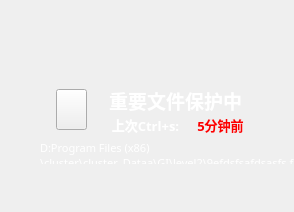
<?xml version="1.0" encoding="UTF-8"?>
<ui version="4.0">
 <class>MainWindow</class>
 <widget class="QMainWindow" name="MainWindow">
  <property name="geometry">
   <rect>
    <x>0</x>
    <y>0</y>
    <width>294</width>
    <height>212</height>
   </rect>
  </property>
  <property name="font">
   <font>
    <weight>75</weight>
    <bold>true</bold>
   </font>
  </property>
  <property name="windowTitle">
   <string>MainWindow</string>
  </property>
  <property name="animated">
   <bool>true</bool>
  </property>
  <property name="documentMode">
   <bool>false</bool>
  </property>
  <property name="tabShape">
   <enum>QTabWidget::Rounded</enum>
  </property>
  <property name="dockNestingEnabled">
   <bool>false</bool>
  </property>
  <property name="unifiedTitleAndToolBarOnMac">
   <bool>false</bool>
  </property>
  <widget class="QWidget" name="centralwidget">
   <widget class="QLabel" name="label_4">
    <property name="geometry">
     <rect>
      <x>10</x>
      <y>50</y>
      <width>271</width>
      <height>151</height>
     </rect>
    </property>
    <property name="text">
     <string/>
    </property>
    <property name="pixmap">
     <pixmap>images/bg.png</pixmap>
    </property>
    <property name="scaledContents">
     <bool>true</bool>
    </property>
   </widget>
   <widget class="QLabel" name="importantFileLab">
    <property name="geometry">
     <rect>
      <x>100</x>
      <y>80</y>
      <width>151</width>
      <height>41</height>
     </rect>
    </property>
    <property name="palette">
     <palette>
      <active>
       <colorrole role="WindowText">
        <brush brushstyle="SolidPattern">
         <color alpha="255">
          <red>255</red>
          <green>255</green>
          <blue>255</blue>
         </color>
        </brush>
       </colorrole>
      </active>
      <inactive>
       <colorrole role="WindowText">
        <brush brushstyle="SolidPattern">
         <color alpha="255">
          <red>255</red>
          <green>255</green>
          <blue>255</blue>
         </color>
        </brush>
       </colorrole>
      </inactive>
      <disabled>
       <colorrole role="WindowText">
        <brush brushstyle="SolidPattern">
         <color alpha="255">
          <red>120</red>
          <green>120</green>
          <blue>120</blue>
         </color>
        </brush>
       </colorrole>
      </disabled>
     </palette>
    </property>
    <property name="font">
     <font>
      <family>幼圆</family>
      <pointsize>14</pointsize>
      <weight>75</weight>
      <bold>true</bold>
     </font>
    </property>
    <property name="layoutDirection">
     <enum>Qt::RightToLeft</enum>
    </property>
    <property name="text">
     <string>重要文件保护中</string>
    </property>
    <property name="textFormat">
     <enum>Qt::RichText</enum>
    </property>
    <property name="alignment">
     <set>Qt::AlignCenter</set>
    </property>
   </widget>
   <widget class="QLabel" name="CtrlsButton">
    <property name="geometry">
     <rect>
      <x>80</x>
      <y>20</y>
      <width>141</width>
      <height>65</height>
     </rect>
    </property>
    <property name="text">
     <string/>
    </property>
    <property name="pixmap">
     <pixmap>images/keyboard.png</pixmap>
    </property>
    <property name="scaledContents">
     <bool>true</bool>
    </property>
   </widget>
   <widget class="QLabel" name="Number_3">
    <property name="geometry">
     <rect>
      <x>100</x>
      <y>80</y>
      <width>91</width>
      <height>91</height>
     </rect>
    </property>
    <property name="palette">
     <palette>
      <active>
       <colorrole role="WindowText">
        <brush brushstyle="SolidPattern">
         <color alpha="255">
          <red>255</red>
          <green>255</green>
          <blue>255</blue>
         </color>
        </brush>
       </colorrole>
      </active>
      <inactive>
       <colorrole role="WindowText">
        <brush brushstyle="SolidPattern">
         <color alpha="255">
          <red>255</red>
          <green>255</green>
          <blue>255</blue>
         </color>
        </brush>
       </colorrole>
      </inactive>
      <disabled>
       <colorrole role="WindowText">
        <brush brushstyle="SolidPattern">
         <color alpha="255">
          <red>120</red>
          <green>120</green>
          <blue>120</blue>
         </color>
        </brush>
       </colorrole>
      </disabled>
     </palette>
    </property>
    <property name="font">
     <font>
      <family>幼圆</family>
      <pointsize>10</pointsize>
      <weight>75</weight>
      <bold>true</bold>
     </font>
    </property>
    <property name="layoutDirection">
     <enum>Qt::RightToLeft</enum>
    </property>
    <property name="text">
     <string>上次Ctrl+s:</string>
    </property>
    <property name="textFormat">
     <enum>Qt::RichText</enum>
    </property>
    <property name="alignment">
     <set>Qt::AlignCenter</set>
    </property>
   </widget>
   <widget class="QLabel" name="nMinsBefore">
    <property name="geometry">
     <rect>
      <x>190</x>
      <y>80</y>
      <width>61</width>
      <height>91</height>
     </rect>
    </property>
    <property name="palette">
     <palette>
      <active>
       <colorrole role="WindowText">
        <brush brushstyle="SolidPattern">
         <color alpha="255">
          <red>255</red>
          <green>255</green>
          <blue>255</blue>
         </color>
        </brush>
       </colorrole>
      </active>
      <inactive>
       <colorrole role="WindowText">
        <brush brushstyle="SolidPattern">
         <color alpha="255">
          <red>255</red>
          <green>255</green>
          <blue>255</blue>
         </color>
        </brush>
       </colorrole>
      </inactive>
      <disabled>
       <colorrole role="WindowText">
        <brush brushstyle="SolidPattern">
         <color alpha="255">
          <red>120</red>
          <green>120</green>
          <blue>120</blue>
         </color>
        </brush>
       </colorrole>
      </disabled>
     </palette>
    </property>
    <property name="font">
     <font>
      <family>幼圆</family>
      <pointsize>10</pointsize>
      <weight>75</weight>
      <bold>true</bold>
     </font>
    </property>
    <property name="layoutDirection">
     <enum>Qt::RightToLeft</enum>
    </property>
    <property name="text">
     <string>&lt;html&gt;&lt;head/&gt;&lt;body&gt;&lt;p&gt;&lt;span style=&quot; color:#fc0000;&quot;&gt;5分钟前&lt;/span&gt;&lt;/p&gt;&lt;/body&gt;&lt;/html&gt;</string>
    </property>
    <property name="textFormat">
     <enum>Qt::RichText</enum>
    </property>
    <property name="alignment">
     <set>Qt::AlignCenter</set>
    </property>
   </widget>
   <widget class="QLabel" name="path">
    <property name="geometry">
     <rect>
      <x>40</x>
      <y>140</y>
      <width>318</width>
      <height>24</height>
     </rect>
    </property>
    <property name="palette">
     <palette>
      <active>
       <colorrole role="WindowText">
        <brush brushstyle="SolidPattern">
         <color alpha="255">
          <red>255</red>
          <green>255</green>
          <blue>255</blue>
         </color>
        </brush>
       </colorrole>
      </active>
      <inactive>
       <colorrole role="WindowText">
        <brush brushstyle="SolidPattern">
         <color alpha="255">
          <red>255</red>
          <green>255</green>
          <blue>255</blue>
         </color>
        </brush>
       </colorrole>
      </inactive>
      <disabled>
       <colorrole role="WindowText">
        <brush brushstyle="SolidPattern">
         <color alpha="255">
          <red>120</red>
          <green>120</green>
          <blue>120</blue>
         </color>
        </brush>
       </colorrole>
      </disabled>
     </palette>
    </property>
    <property name="font">
     <font>
      <family>幼圆</family>
      <pointsize>8</pointsize>
      <weight>50</weight>
      <bold>false</bold>
     </font>
    </property>
    <property name="layoutDirection">
     <enum>Qt::RightToLeft</enum>
    </property>
    <property name="text">
     <string>D:Program Files (x86)\cluster\cluster_Dataa\GI\level2\9efdsfsafdsasfs.fdfs</string>
    </property>
    <property name="textFormat">
     <enum>Qt::RichText</enum>
    </property>
    <property name="scaledContents">
     <bool>false</bool>
    </property>
    <property name="alignment">
     <set>Qt::AlignLeading|Qt::AlignLeft|Qt::AlignVCenter</set>
    </property>
    <property name="wordWrap">
     <bool>true</bool>
    </property>
   </widget>
   <widget class="QPushButton" name="pushButton">
    <property name="geometry">
     <rect>
      <x>56</x>
      <y>89</y>
      <width>31</width>
      <height>41</height>
     </rect>
    </property>
    <property name="autoFillBackground">
     <bool>false</bool>
    </property>
    <property name="styleSheet">
     <string notr="true">color: rgba(0, 0, 0, 0);</string>
    </property>
    <property name="text">
     <string/>
    </property>
    <property name="icon">
     <iconset>
      <normaloff>images/lock.png</normaloff>images/lock.png</iconset>
    </property>
    <property name="iconSize">
     <size>
      <width>40</width>
      <height>40</height>
     </size>
    </property>
   </widget>
  </widget>
 </widget>
 <resources/>
 <connections/>
</ui>
